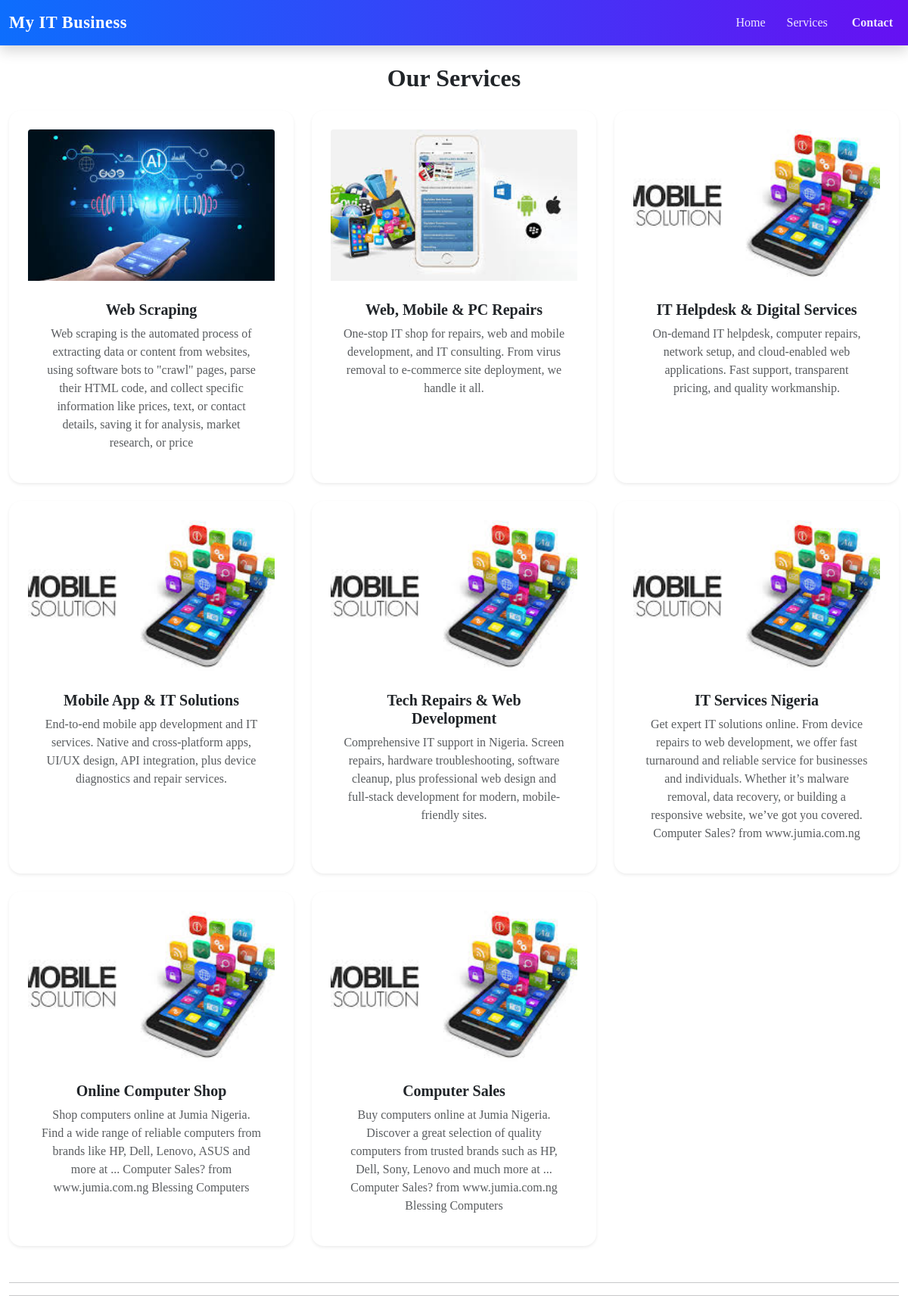
The page /public/services/ on the database its author committed.
### dashboard/models.py (models this page shows, shortened)
class Service(models.Model):
    title = models.CharField(max_length=100)
    description = models.TextField()
    image = models.ImageField(upload_to='services/', null=True, blank=True)
    is_active = models.BooleanField(default=True)
    created_at = models.DateTimeField(auto_now_add=True)

### public/views.py (the view)
# urls.py: path('services/', views.services_page, name='public_services'),
def services_page(request):
    services = Service.objects.filter(is_active=True).order_by('-created_at')
    return render(request, 'public/services.html', {'services': services})

### public/templates/public/services.html
{% extends 'public/base_public.html' %}
{% load static %}
{% block content %}
<section id="services" class="mb-5">
  <h2 class="text-center mb-4"><strong>Our Services</strong></h2>
  <div class="row g-4">
    {% for s in services %}
      <div class="col-md-4">
        <div class="card service-card h-100 shadow-sm border-0">
          {% if s.image %}
            <img src="{{ s.image.url }}" class="card-img-top"  style="height:200px; object-fit:cover; border-top-left-radius: .25rem; border-top-right-radius: .25rem;">
          {% else %}
            <img src="{% static 'images/aux-img.jpg' %}" class="card-img-top" alt="{{ s.title }}" style="height:200px; object-fit:cover; border-top-left-radius: .25rem; border-top-right-radius: .25rem;">
          {% endif %}
          <div class="card-body text-center">
            <h5 class="card-title fw-semibold">{{ s.title }}</h5>
            <p class="card-text text-muted">{{ s.description }}</p>
          </div>
        </div>
      </div>
    {% empty %}
      <p class="text-center">No services available yet.</p>
    {% endfor %}
  </div>
</section>
<hr><hr>
{% endblock %}

### public/templates/public/base_public.html (shortened to what this page needs)
<!DOCTYPE html>
<html lang="en">
<head>
  <link href="https://cdn.jsdelivr.net/npm/bootstrap@5.3.0/dist/css/bootstrap.min.css" rel="stylesheet">
</head>
<body>
<nav class="navbar navbar-expand-lg navbar-dark custom-nav shadow">
  <div class="container-fluid">
    <a class="navbar-brand fw-bold" href="{% url 'home' %}">
      My IT Business
    </a>
    <div class="collapse navbar-collapse" id="navMenu">
      <ul class="navbar-nav ms-auto align-items-lg-center">
        <li class="nav-item">
          <a class="nav-link" href="{% url 'home' %}">Home</a>
        </li>
        <li class="nav-item">
          <a class="nav-link" href="{% url 'public_services' %}">Services</a>
        </li>
        <li class="nav-item">
          <a class="nav-link nav-cta" href="{% url 'contact' %}">Contact</a>
        </li>
      </ul>
    </div>
  </div>
</nav>
<div class="container-fluid mt-4">
    {% block content %}{% endblock %}
</div>
</body>
</html>

### public/templates/public/base_public.html (style rules this page uses)
.custom-nav { background: linear-gradient(90deg, #0d6efd, #6610f2); }
.custom-nav .navbar-brand { color: #fff; font-size: 1.4rem; letter-spacing: 0.5px; }
.custom-nav .nav-link { color: rgba(255,255,255,0.9); margin-left: 12px; transition: color 0.2s ease, transform 0.2s ease; }
.custom-nav .nav-cta { padding: 6px 16px; border-radius: 20px; margin-left: 16px; font-weight: 600; }
.service-card { transition: transform 0.3s; }
body { font-family: 'Roboto, Arial, sans-serif'; }
.service-card { border: none; border-radius: 16px; padding: 25px; box-shadow: 0 10px 25px rgba(0,0,0,0.08); transition: transform 0.3s ease, box-shadow 0.3s ease; }
.card-title { margin-top: 10px; }

### rows shown on the page
Service: image (picture), title "Web Scraping", description "Web scraping is the automated process of extracting data or content from websites, using software bots to \"crawl\" pages, parse their HTML code, and collect specific information like prices, text, or contact details, saving it for analysis, market research, or price"
Service: image (picture), title "Web, Mobile & PC Repairs", description "One-stop IT shop for repairs, web and mobile development, and IT consulting. From virus removal to e-commerce site deployment, we handle it all."
Service: title "IT Helpdesk & Digital Services", description "On-demand IT helpdesk, computer repairs, network setup, and cloud-enabled web applications. Fast support, transparent pricing, and quality workmanship."
Service: title "Mobile App & IT Solutions", description "End-to-end mobile app development and IT services. Native and cross-platform apps, UI/UX design, API integration, plus device diagnostics and repair services."
Service: title "Tech Repairs & Web Development", description "Comprehensive IT support in Nigeria. Screen repairs, hardware troubleshooting, software cleanup, plus professional web design and full-stack development for modern, mobile-friendly sites."
Service: title "IT Services Nigeria", description "Get expert IT solutions online. From device repairs to web development, we offer fast turnaround and reliable service for businesses and individuals. Whether it’s malware removal, data recovery, or building a responsive website, we’ve got you covered. Computer Sales? from www.jumia.com.ng"
Service: title "Online Computer Shop", description "Shop computers online at Jumia Nigeria. Find a wide range of reliable computers from brands like HP, Dell, Lenovo, ASUS and more at ... Computer Sales? from www.jumia.com.ng Blessing Computers"
Service: title "Computer Sales", description "Buy computers online at Jumia Nigeria. Discover a great selection of quality computers from trusted brands such as HP, Dell, Sony, Lenovo and much more at ... Computer Sales? from www.jumia.com.ng Blessing Computers"
